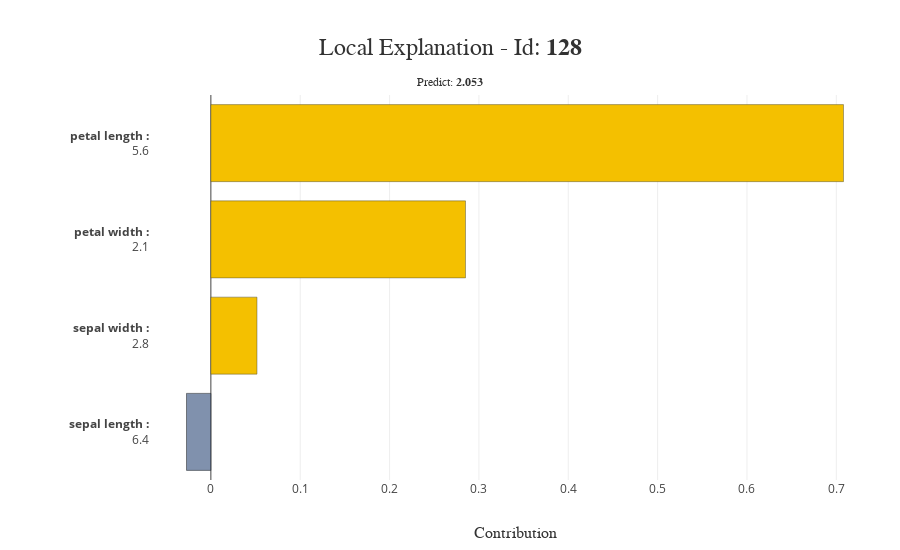

Write notebook code for a chart like this one.
### Code cell
xpl.plot.local_plot(index=128)

### Figure 1 — Plotly figure (JSON) as saved in the notebook; plotly's stock layout.template omitted (floating-point values rounded to 4 significant figures)
{"data": [{"customdata": ["<b>sepal length :</b><br />6.4"], "hovertemplate": "%{customdata}<br />Contribution: %{x:.4f}<extra></extra>", "marker": {"color": "rgba(74, 99, 138, 0.7)", "line": {"color": "rgba(27, 28, 28, 1.0)", "width": 0.5}}, "orientation": "h", "showlegend": false, "type": "bar", "x": [-0.02727], "y": ["<b>sepal length :</b><br />6.4"]}, {"customdata": ["<b>sepal width :</b><br />2.8"], "hovertemplate": "%{customdata}<br />Contribution: %{x:.4f}<extra></extra>", "marker": {"color": "rgba(244, 192, 0, 1.0)", "line": {"color": "rgba(52, 55, 54, 0.8)", "width": 0.5}}, "orientation": "h", "showlegend": false, "type": "bar", "x": [0.05161], "y": ["<b>sepal width :</b><br />2.8"]}, {"customdata": ["<b>petal width :</b><br />2.1"], "hovertemplate": "%{customdata}<br />Contribution: %{x:.4f}<extra></extra>", "marker": {"color": "rgba(244, 192, 0, 1.0)", "line": {"color": "rgba(52, 55, 54, 0.8)", "width": 0.5}}, "orientation": "h", "showlegend": false, "type": "bar", "x": [0.285], "y": ["<b>petal width :</b><br />2.1"]}, {"customdata": ["<b>petal length :</b><br />5.6"], "hovertemplate": "%{customdata}<br />Contribution: %{x:.4f}<extra></extra>", "marker": {"color": "rgba(244, 192, 0, 1.0)", "line": {"color": "rgba(52, 55, 54, 0.8)", "width": 0.5}}, "orientation": "h", "showlegend": false, "type": "bar", "x": [0.708], "y": ["<b>petal length :</b><br />5.6"]}], "layout": {"barmode": "group", "height": 550, "hovermode": "closest", "margin": {"b": 70, "l": 150, "r": 20, "t": 95}, "title": {"font": {"color": "rgb(50, 50, 50)", "family": "Arial", "size": 24}, "text": "Local Explanation - Id: <b>128</b><span style='font-size: 12px;'><br />Predict: <b>2.053</b></span>", "x": 0.5, "xanchor": "center", "y": 0.9, "yanchor": "middle"}, "width": 900, "xaxis": {"automargin": true, "title": {"font": {"color": "rgb(50, 50, 50)", "family": "Arial Black", "size": 16}, "text": "Contribution"}}, "yaxis": {"automargin": true, "title": {"font": {"color": "rgb(50, 50, 50)", "family": "Arial Black", "size": 16}}, "type": "category"}}}
